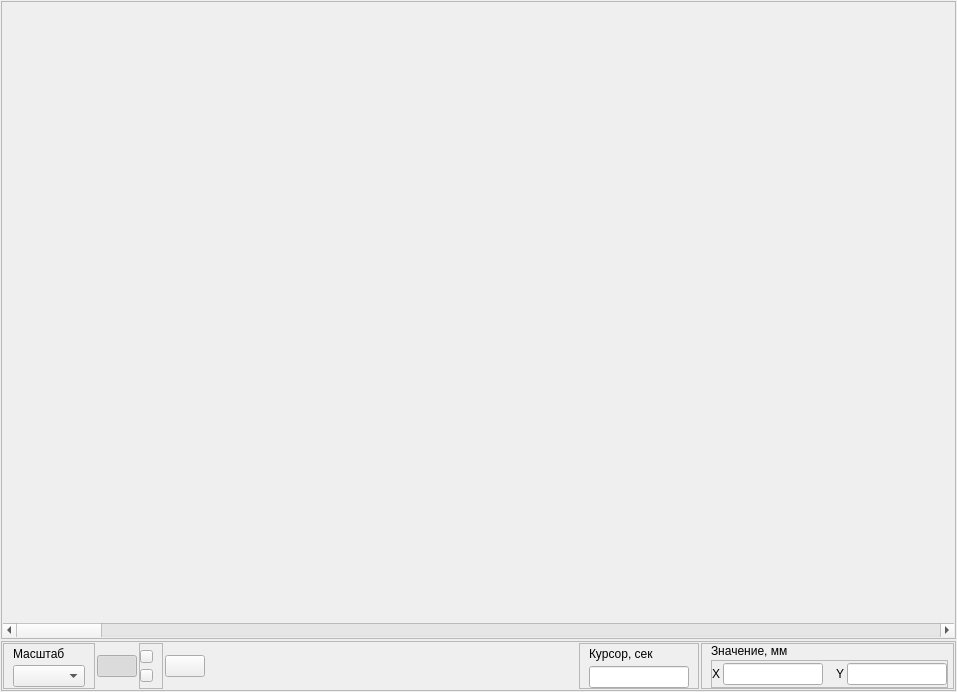
<?xml version="1.0" encoding="UTF-8"?>
<ui version="4.0">
 <class>StabilogramVisualWidget</class>
 <widget class="QWidget" name="StabilogramVisualWidget">
  <property name="geometry">
   <rect>
    <x>0</x>
    <y>0</y>
    <width>957</width>
    <height>692</height>
   </rect>
  </property>
  <property name="windowTitle">
   <string>Form</string>
  </property>
  <layout class="QVBoxLayout" name="verticalLayout">
   <property name="spacing">
    <number>2</number>
   </property>
   <property name="leftMargin">
    <number>1</number>
   </property>
   <property name="topMargin">
    <number>1</number>
   </property>
   <property name="rightMargin">
    <number>1</number>
   </property>
   <property name="bottomMargin">
    <number>1</number>
   </property>
   <item>
    <widget class="QFrame" name="frGraph">
     <property name="frameShape">
      <enum>QFrame::StyledPanel</enum>
     </property>
     <property name="frameShadow">
      <enum>QFrame::Raised</enum>
     </property>
     <layout class="QVBoxLayout" name="verticalLayout_3">
      <property name="spacing">
       <number>2</number>
      </property>
      <property name="leftMargin">
       <number>1</number>
      </property>
      <property name="topMargin">
       <number>1</number>
      </property>
      <property name="rightMargin">
       <number>1</number>
      </property>
      <property name="bottomMargin">
       <number>1</number>
      </property>
      <item>
       <widget class="AreaGraph" name="wgtGraph" native="true">
        <property name="mouseTracking">
         <bool>true</bool>
        </property>
        <property name="tabletTracking">
         <bool>false</bool>
        </property>
       </widget>
      </item>
      <item>
       <widget class="QScrollBar" name="sbSignal">
        <property name="orientation">
         <enum>Qt::Horizontal</enum>
        </property>
       </widget>
      </item>
     </layout>
    </widget>
   </item>
   <item>
    <widget class="QFrame" name="frToolbar">
     <property name="sizePolicy">
      <sizepolicy hsizetype="Preferred" vsizetype="Fixed">
       <horstretch>0</horstretch>
       <verstretch>0</verstretch>
      </sizepolicy>
     </property>
     <property name="frameShape">
      <enum>QFrame::StyledPanel</enum>
     </property>
     <property name="frameShadow">
      <enum>QFrame::Raised</enum>
     </property>
     <layout class="QHBoxLayout" name="horizontalLayout">
      <property name="spacing">
       <number>2</number>
      </property>
      <property name="leftMargin">
       <number>1</number>
      </property>
      <property name="topMargin">
       <number>1</number>
      </property>
      <property name="rightMargin">
       <number>1</number>
      </property>
      <property name="bottomMargin">
       <number>1</number>
      </property>
      <item>
       <widget class="QFrame" name="frScale">
        <property name="frameShape">
         <enum>QFrame::StyledPanel</enum>
        </property>
        <property name="frameShadow">
         <enum>QFrame::Raised</enum>
        </property>
        <layout class="QVBoxLayout" name="verticalLayout_2">
         <property name="spacing">
          <number>2</number>
         </property>
         <property name="topMargin">
          <number>1</number>
         </property>
         <property name="bottomMargin">
          <number>1</number>
         </property>
         <item>
          <widget class="QLabel" name="lblScale">
           <property name="text">
            <string>Масштаб</string>
           </property>
          </widget>
         </item>
         <item>
          <widget class="QComboBox" name="cbScale">
           <property name="maxVisibleItems">
            <number>15</number>
           </property>
          </widget>
         </item>
        </layout>
       </widget>
      </item>
      <item>
       <widget class="QPushButton" name="btnFullSignal">
        <property name="toolTip">
         <string>Сигнал целиком</string>
        </property>
        <property name="statusTip">
         <string/>
        </property>
        <property name="text">
         <string/>
        </property>
        <property name="icon">
         <iconset resource="../../../../../kernel.qrc">
          <normaloff>:/images/Tools/FullSignal.png</normaloff>:/images/Tools/FullSignal.png</iconset>
        </property>
        <property name="iconSize">
         <size>
          <width>22</width>
          <height>22</height>
         </size>
        </property>
        <property name="checkable">
         <bool>true</bool>
        </property>
        <property name="checked">
         <bool>true</bool>
        </property>
       </widget>
      </item>
      <item>
       <widget class="QFrame" name="frFullSignal">
        <property name="frameShape">
         <enum>QFrame::StyledPanel</enum>
        </property>
        <property name="frameShadow">
         <enum>QFrame::Raised</enum>
        </property>
        <layout class="QVBoxLayout" name="verticalLayout_5">
         <property name="spacing">
          <number>0</number>
         </property>
         <property name="leftMargin">
          <number>0</number>
         </property>
         <property name="topMargin">
          <number>0</number>
         </property>
         <property name="bottomMargin">
          <number>0</number>
         </property>
         <item>
          <widget class="QPushButton" name="btnHScalePlus">
           <property name="maximumSize">
            <size>
             <width>13</width>
             <height>13</height>
            </size>
           </property>
           <property name="text">
            <string/>
           </property>
           <property name="icon">
            <iconset resource="../../../../../kernel.qrc">
             <normaloff>:/images/Tools/Plus_10.png</normaloff>:/images/Tools/Plus_10.png</iconset>
           </property>
           <property name="iconSize">
            <size>
             <width>9</width>
             <height>9</height>
            </size>
           </property>
          </widget>
         </item>
         <item>
          <widget class="QPushButton" name="btnHScaleMinus">
           <property name="maximumSize">
            <size>
             <width>13</width>
             <height>13</height>
            </size>
           </property>
           <property name="text">
            <string/>
           </property>
           <property name="icon">
            <iconset resource="../../../../../kernel.qrc">
             <normaloff>:/images/Tools/Minus_10.png</normaloff>:/images/Tools/Minus_10.png</iconset>
           </property>
           <property name="iconSize">
            <size>
             <width>10</width>
             <height>10</height>
            </size>
           </property>
          </widget>
         </item>
        </layout>
       </widget>
      </item>
      <item>
       <widget class="QPushButton" name="btnZeroing">
        <property name="toolTip">
         <string>Центровка</string>
        </property>
        <property name="text">
         <string/>
        </property>
        <property name="icon">
         <iconset resource="../../../../../kernel.qrc">
          <normaloff>:/images/Animate/Zeroing.png</normaloff>:/images/Animate/Zeroing.png</iconset>
        </property>
        <property name="checkable">
         <bool>true</bool>
        </property>
       </widget>
      </item>
      <item>
       <spacer name="horizontalSpacer">
        <property name="orientation">
         <enum>Qt::Horizontal</enum>
        </property>
        <property name="sizeHint" stdset="0">
         <size>
          <width>40</width>
          <height>20</height>
         </size>
        </property>
       </spacer>
      </item>
      <item>
       <widget class="QFrame" name="frCursor">
        <property name="sizePolicy">
         <sizepolicy hsizetype="Fixed" vsizetype="Preferred">
          <horstretch>0</horstretch>
          <verstretch>0</verstretch>
         </sizepolicy>
        </property>
        <property name="frameShape">
         <enum>QFrame::StyledPanel</enum>
        </property>
        <property name="frameShadow">
         <enum>QFrame::Raised</enum>
        </property>
        <layout class="QVBoxLayout" name="verticalLayout_4">
         <property name="spacing">
          <number>2</number>
         </property>
         <property name="topMargin">
          <number>0</number>
         </property>
         <property name="bottomMargin">
          <number>0</number>
         </property>
         <item>
          <widget class="QLabel" name="lblCursor">
           <property name="text">
            <string>Курсор, сек</string>
           </property>
          </widget>
         </item>
         <item>
          <widget class="QLineEdit" name="edCursor">
           <property name="maximumSize">
            <size>
             <width>100</width>
             <height>16777215</height>
            </size>
           </property>
           <property name="readOnly">
            <bool>true</bool>
           </property>
          </widget>
         </item>
        </layout>
       </widget>
      </item>
      <item>
       <widget class="QFrame" name="frValues">
        <property name="sizePolicy">
         <sizepolicy hsizetype="Fixed" vsizetype="Preferred">
          <horstretch>0</horstretch>
          <verstretch>0</verstretch>
         </sizepolicy>
        </property>
        <property name="frameShape">
         <enum>QFrame::StyledPanel</enum>
        </property>
        <property name="frameShadow">
         <enum>QFrame::Raised</enum>
        </property>
        <layout class="QVBoxLayout" name="verticalLayout_6">
         <property name="spacing">
          <number>2</number>
         </property>
         <property name="topMargin">
          <number>0</number>
         </property>
         <property name="rightMargin">
          <number>5</number>
         </property>
         <property name="bottomMargin">
          <number>0</number>
         </property>
         <item>
          <widget class="QLabel" name="lblvalues">
           <property name="text">
            <string>Значение, мм</string>
           </property>
          </widget>
         </item>
         <item>
          <widget class="QFrame" name="frValuesVal">
           <property name="frameShape">
            <enum>QFrame::StyledPanel</enum>
           </property>
           <property name="frameShadow">
            <enum>QFrame::Raised</enum>
           </property>
           <layout class="QHBoxLayout" name="horizontalLayout_2">
            <property name="spacing">
             <number>3</number>
            </property>
            <property name="leftMargin">
             <number>0</number>
            </property>
            <property name="topMargin">
             <number>2</number>
            </property>
            <property name="rightMargin">
             <number>0</number>
            </property>
            <property name="bottomMargin">
             <number>2</number>
            </property>
            <item>
             <widget class="QLabel" name="lblX">
              <property name="text">
               <string>X</string>
              </property>
             </widget>
            </item>
            <item>
             <widget class="QLineEdit" name="edX">
              <property name="maximumSize">
               <size>
                <width>100</width>
                <height>16777215</height>
               </size>
              </property>
             </widget>
            </item>
            <item>
             <spacer name="horizontalSpacer_2">
              <property name="orientation">
               <enum>Qt::Horizontal</enum>
              </property>
              <property name="sizeType">
               <enum>QSizePolicy::Fixed</enum>
              </property>
              <property name="sizeHint" stdset="0">
               <size>
                <width>10</width>
                <height>20</height>
               </size>
              </property>
             </spacer>
            </item>
            <item>
             <widget class="QLabel" name="lblY">
              <property name="text">
               <string>Y</string>
              </property>
             </widget>
            </item>
            <item>
             <widget class="QLineEdit" name="edY">
              <property name="maximumSize">
               <size>
                <width>100</width>
                <height>16777215</height>
               </size>
              </property>
             </widget>
            </item>
           </layout>
          </widget>
         </item>
        </layout>
       </widget>
      </item>
     </layout>
    </widget>
   </item>
  </layout>
 </widget>
 <customwidgets>
  <customwidget>
   <class>AreaGraph</class>
   <extends>QWidget</extends>
   <header location="global">areagraph.h</header>
   <container>1</container>
  </customwidget>
 </customwidgets>
 <resources>
  <include location="../../../../../kernel.qrc"/>
 </resources>
 <connections>
  <connection>
   <sender>cbScale</sender>
   <signal>currentIndexChanged(int)</signal>
   <receiver>StabilogramVisualWidget</receiver>
   <slot>scaleChange(int)</slot>
   <hints>
    <hint type="sourcelabel">
     <x>44</x>
     <y>677</y>
    </hint>
    <hint type="destinationlabel">
     <x>956</x>
     <y>518</y>
    </hint>
   </hints>
  </connection>
  <connection>
   <sender>btnFullSignal</sender>
   <signal>clicked(bool)</signal>
   <receiver>StabilogramVisualWidget</receiver>
   <slot>btnFulSignalClicked(bool)</slot>
   <hints>
    <hint type="sourcelabel">
     <x>111</x>
     <y>660</y>
    </hint>
    <hint type="destinationlabel">
     <x>956</x>
     <y>546</y>
    </hint>
   </hints>
  </connection>
  <connection>
   <sender>btnZeroing</sender>
   <signal>clicked(bool)</signal>
   <receiver>StabilogramVisualWidget</receiver>
   <slot>btnZeriongClicked(bool)</slot>
   <hints>
    <hint type="sourcelabel">
     <x>177</x>
     <y>666</y>
    </hint>
    <hint type="destinationlabel">
     <x>958</x>
     <y>572</y>
    </hint>
   </hints>
  </connection>
  <connection>
   <sender>btnHScalePlus</sender>
   <signal>clicked()</signal>
   <receiver>StabilogramVisualWidget</receiver>
   <slot>btnPlusClicked()</slot>
   <hints>
    <hint type="sourcelabel">
     <x>138</x>
     <y>657</y>
    </hint>
    <hint type="destinationlabel">
     <x>957</x>
     <y>505</y>
    </hint>
   </hints>
  </connection>
  <connection>
   <sender>btnHScaleMinus</sender>
   <signal>clicked()</signal>
   <receiver>StabilogramVisualWidget</receiver>
   <slot>btnMinusClicked()</slot>
   <hints>
    <hint type="sourcelabel">
     <x>145</x>
     <y>673</y>
    </hint>
    <hint type="destinationlabel">
     <x>962</x>
     <y>603</y>
    </hint>
   </hints>
  </connection>
  <connection>
   <sender>sbSignal</sender>
   <signal>valueChanged(int)</signal>
   <receiver>StabilogramVisualWidget</receiver>
   <slot>signalScroll(int)</slot>
   <hints>
    <hint type="sourcelabel">
     <x>324</x>
     <y>634</y>
    </hint>
    <hint type="destinationlabel">
     <x>960</x>
     <y>375</y>
    </hint>
   </hints>
  </connection>
 </connections>
 <slots>
  <slot>scaleChange(int)</slot>
  <slot>btnFulSignalClicked(bool)</slot>
  <slot>btnZeriongClicked(bool)</slot>
  <slot>btnPlusClicked()</slot>
  <slot>btnMinusClicked()</slot>
  <slot>signalScroll(int)</slot>
 </slots>
</ui>
